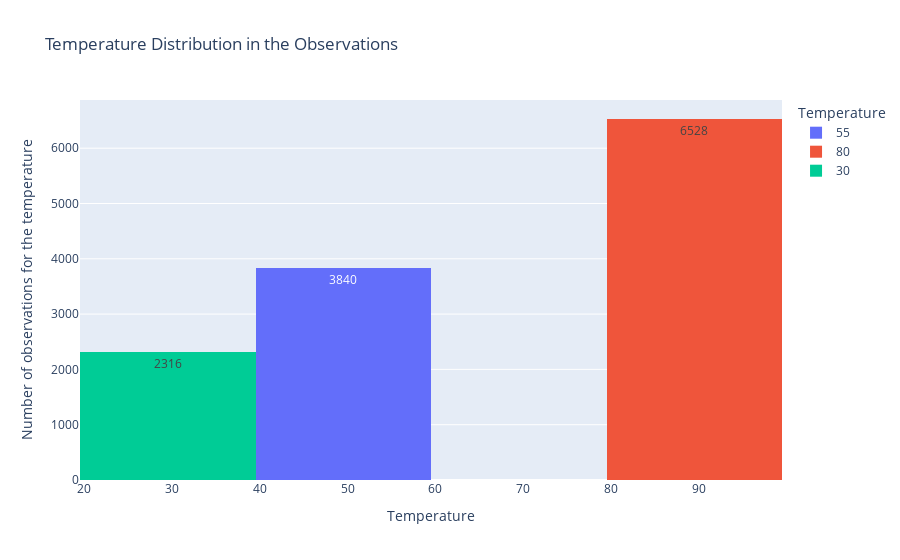

The notebook cell saved with this chart:
### Markdown cell above
6. Use a histogram to visualize the temperature column.

### Code cell
fig = px.histogram(data, x='temperature', title='Temperature Distribution in the Observations', color='temperature', 
                   labels = {"temperature":"Temperature"}, text_auto=True)
fig.update_yaxes(title_text='Number of observations for the temperature')
fig.show()

### Figure 1 — Plotly figure (JSON) as saved in the notebook; plotly's stock layout.template omitted (floating-point values rounded to 4 significant figures; data arrays with more than 128 entries replaced by an {"elided": "..."} marker saying what was removed)
{"data": [{"alignmentgroup": "True", "bingroup": "x", "hovertemplate": "Temperature=%{x}<br>count=%{y}<extra></extra>", "legendgroup": "55", "marker": {"color": "#636efa", "pattern": {"shape": ""}}, "name": "55", "offsetgroup": "55", "orientation": "v", "showlegend": true, "texttemplate": "%{value}", "type": "histogram", "x": {"elided": "3840 int values"}, "xaxis": "x", "yaxis": "y"}, {"alignmentgroup": "True", "bingroup": "x", "hovertemplate": "Temperature=%{x}<br>count=%{y}<extra></extra>", "legendgroup": "80", "marker": {"color": "#EF553B", "pattern": {"shape": ""}}, "name": "80", "offsetgroup": "80", "orientation": "v", "showlegend": true, "texttemplate": "%{value}", "type": "histogram", "x": {"elided": "6528 int values"}, "xaxis": "x", "yaxis": "y"}, {"alignmentgroup": "True", "bingroup": "x", "hovertemplate": "Temperature=%{x}<br>count=%{y}<extra></extra>", "legendgroup": "30", "marker": {"color": "#00cc96", "pattern": {"shape": ""}}, "name": "30", "offsetgroup": "30", "orientation": "v", "showlegend": true, "texttemplate": "%{value}", "type": "histogram", "x": {"elided": "2316 int values"}, "xaxis": "x", "yaxis": "y"}], "layout": {"barmode": "relative", "legend": {"title": {"text": "Temperature"}, "tracegroupgap": 0}, "title": {"text": "Temperature Distribution in the Observations"}, "xaxis": {"anchor": "y", "categoryarray": [55, 80, 30], "categoryorder": "array", "domain": [0, 1], "title": {"text": "Temperature"}}, "yaxis": {"anchor": "x", "domain": [0, 1], "title": {"text": "Number of observations for the temperature"}}}}
